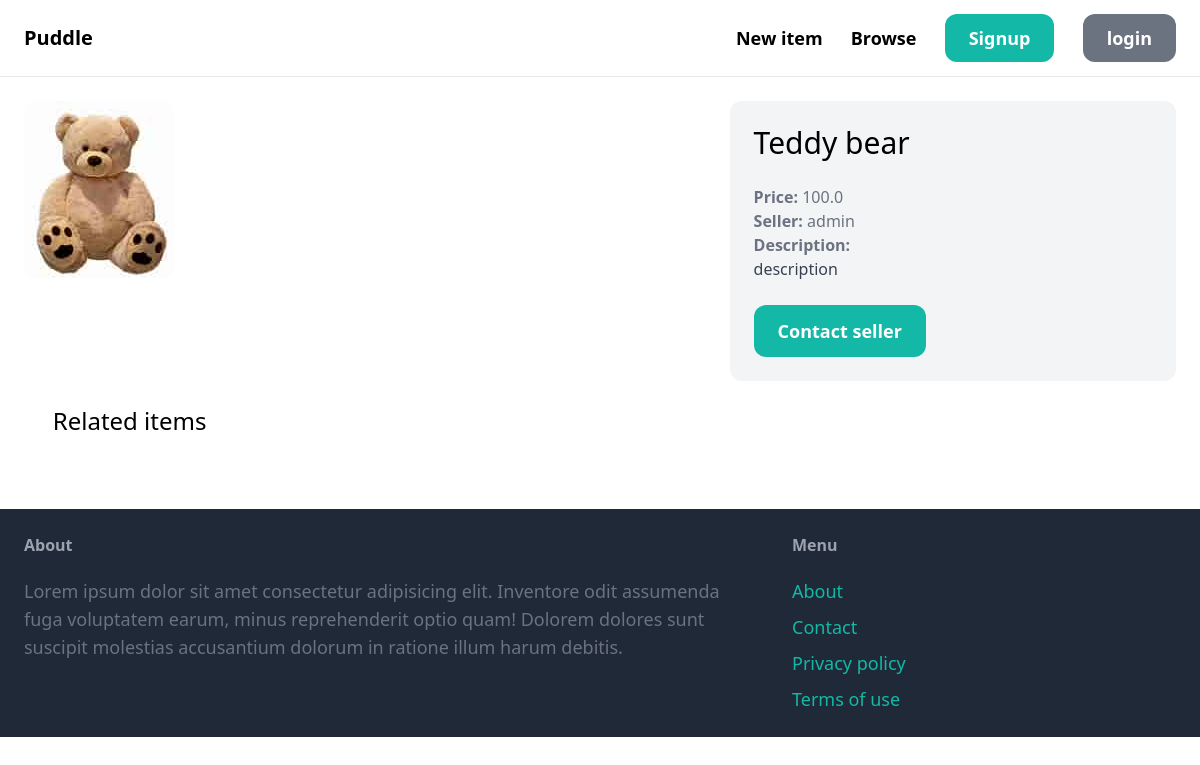
/items/1/, run on an earlier commit of the app's database.
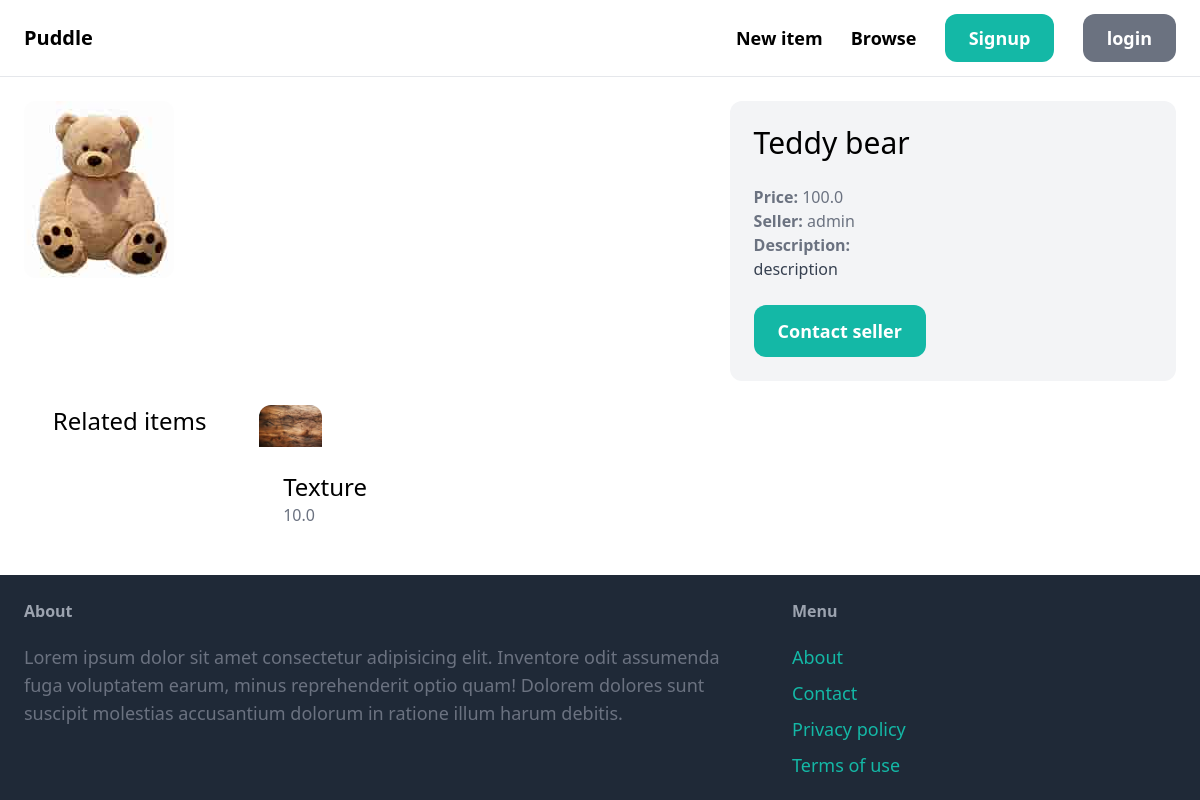
And on a later commit of the database.
### item/models.py (models this page shows, shortened)
class Item(models.Model):
    category = models.ForeignKey(Category, related_name='items', on_delete=models.CASCADE)
    name = models.CharField(max_length=255,blank=True, null=True)
    description = models.TextField(blank=True, null=True)
    price = models.FloatField()
    image = models.ImageField(upload_to="item_images", blank=True, null=True)
    is_sold = models.BooleanField(default=False)
    created_at = models.DateTimeField(auto_now_add = True)
    created_by = models.ForeignKey(User, related_name='items', on_delete=models.CASCADE)

### item/views.py (the view)
# urls.py: path('<int:pk>/', views.detail, name="detail"),
def detail(request, pk):
    item = get_object_or_404(Item, pk=pk)
    related_item = Item.objects.filter(category=item.category, is_sold=False).exclude(pk=pk)[0:3]
    template = loader.get_template('details.html')
    context = {
        'item':item,
        'related_item':related_item,
    }
    return HttpResponse(template.render(context, request))

### item/templates/details.html (shortened to what this page needs)
{% extends 'base.html' %}
{% block content %}
    <div class="grid grid-cols-5 gap-6">
        <div class="col-span-3">
            <img src="{{ item.image.url }}" class="rounded-xl" alt="">
        </div>
        <div class="col-span-2 p-6 bg-gray-100 rounded-xl">
            <h1 class="mb-6 text-3xl">{{ item.name }}</h1>
            <p class="text-gray-500"><strong>Price: </strong>{{ item.price }}</p>
            <p class="text-gray-500"><strong>Seller: </strong>{{ item.created_by }}</p>
            {%if item.description %}
            <p class="text-gray-700">
                <strong class="text-gray-500">Description: </strong></br>
                {{ item.description }}
            </p>
            {% endif %}
            {% if request.user == item.created_by %}
                <div class="mt-6 p-6 bg-white rounded-xl">
                    <p>This is your item!</p>
                    <a href="{% url 'item:delete' item.id %}" class="inline-block mt-6 px-6 py-3 text-lg font-semibold bg-red-500 text-white rounded-xl">Delete</a>
                </div>
            {% else %}
                <a href="" class="inline-block mt-6 px-6 py-3 text-lg font-semibold bg-teal-500 text-white rounded-xl hover:bg-teal-700">Contact seller</a>
            {% endif %}
        </div>
        <h2 class="mb-12 text-2xl text-center">Related items</h2>
        <div class="grid grid-cols-3 gap-3">
            {% for item in related_item %}
                <div>
                    <a href="{% url 'item:detail' item.id %}">
                        <div>
                            <img src="{{ item.image.url }}" class="rounded-t-xl" alt="">
                        </div>
                        <div class="p-6 bg-white rounded-b-xl">
                            <h2 class="text-2xl">{{ item.name }}</h2>
                            <p class="text-gray-500">{{ item.price }}</p>
                        </div>
                    </a>
                </div>
            {% endfor %}
        </div>
    </div>
{% endblock %}

What changed in the data, as far as the page shows it:
added Item: image (picture), name "Texture", price "10.0"
